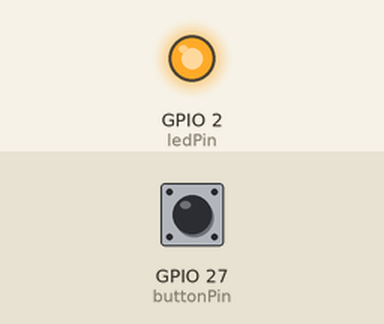
Recording of a sketch running on a simulated ESP32. Shown: output pins drawn as LEDs (lit = HIGH). The test bench sets the inputs (shaded band); at power-on: GPIO 27 (buttonPin) HIGH. What the sketch prints to the serial monitor is not drawn.

Above: at 1.2 s.
1.3 s: GPIO 27 (buttonPin) pulled LOW for 0.15 s
At 1.37 s:
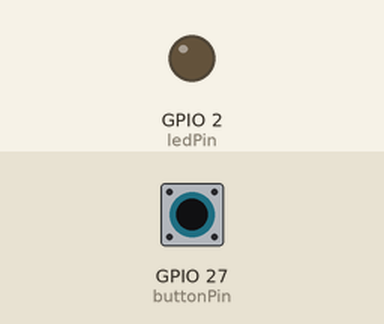
2.9 s: GPIO 27 (buttonPin) pulled LOW for 3.2 s
At 6.9 s:
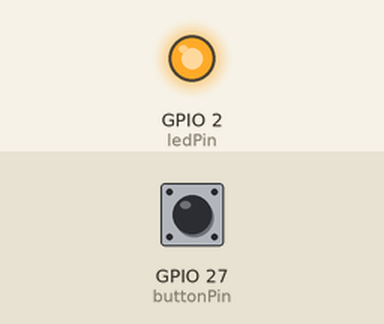
Timing chart, 0 to 8.4 s (numbered marks = the images above; inputs shaded):
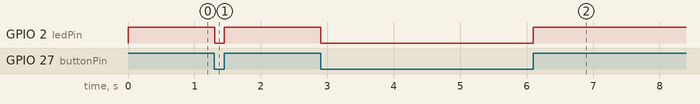

Measured:
- after the input at 1.3 s, GPIO 2 (ledPin): HIGH → LOW at once, → HIGH 0.14 s later
- after the input at 2.9 s, GPIO 2 (ledPin): HIGH → LOW at once, → HIGH 3.2 s later

The sketch:

__.ino
```cpp
const int buttonPin = 27;
const int ledPin = 2;

void setup() {
  pinMode(ledPin, OUTPUT);
  pinMode(buttonPin, INPUT_PULLUP);
}

void loop() {
  int buttonState = digitalRead(buttonPin);

  // 버튼이 눌리지 않았을 때 (상태가 HIGH일 때) LED를 켭니다
  if (buttonState == HIGH) {
    digitalWrite(ledPin, HIGH);
    Serial.println("버튼이 눌리지 않았습니다. LED ON");
  } else {
    // 버튼이 눌렸을 때 (상태가 LOW일 때) LED를 끕니다
    digitalWrite(ledPin, LOW);
    Serial.println("버튼이 눌렸습니다! LED OFF");
  }

  delay(10);
}
```
